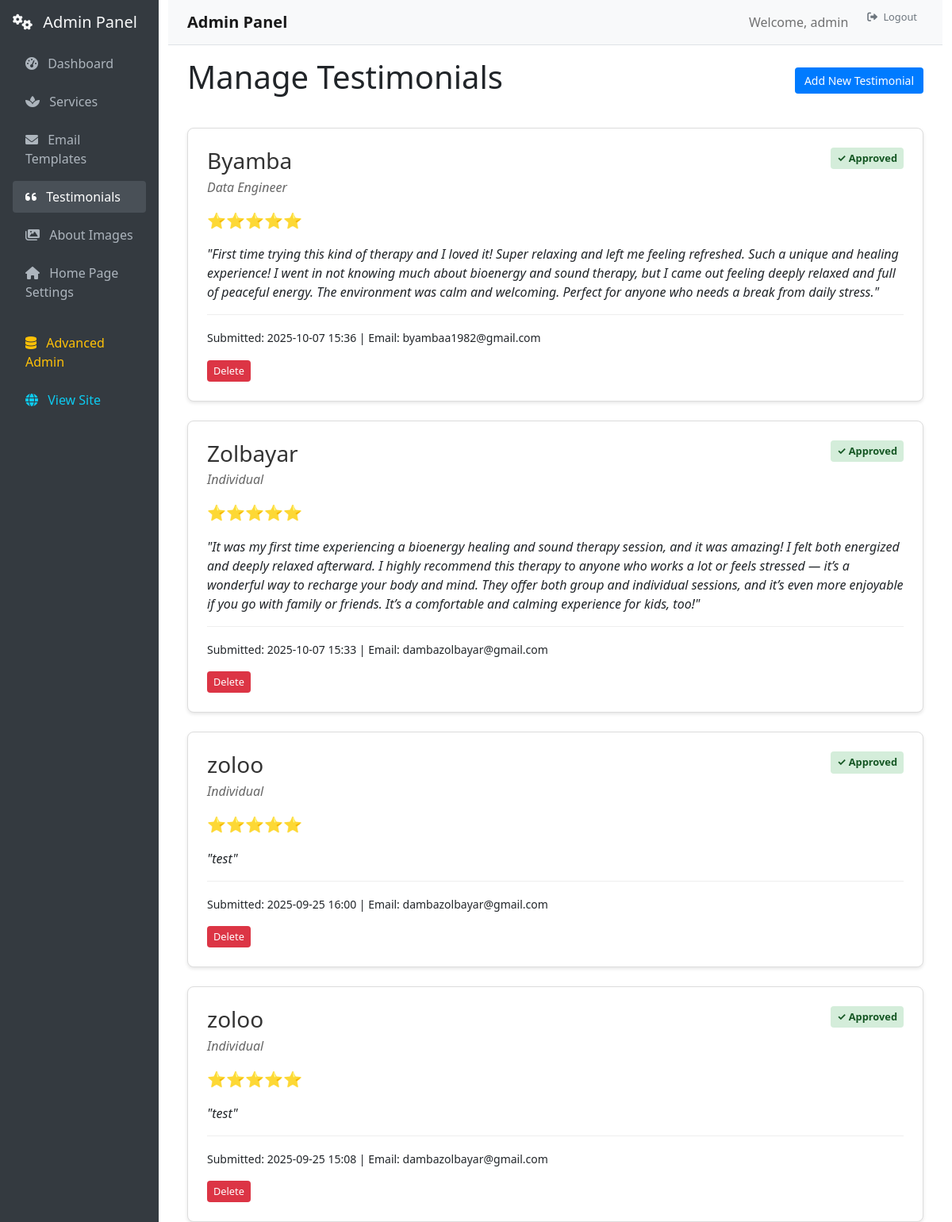
The page /web_admin/testimonials (signed in) on the database its author committed.
### db/models.py (models this page shows, shortened)
class User(db.Model, UserMixin):
    __tablename__ = 'users'
    id = db.Column(db.Integer, primary_key=True, autoincrement=True)
    is_paid = db.Column(db.Boolean, default=False)
    username = db.Column(db.String(80), nullable=False, unique=True)
    email = db.Column(db.String(120), nullable=False, unique=True)
    password = db.Column(db.String(128), nullable=False)
    role_id = db.Column(db.Integer, db.ForeignKey('roles.id'), nullable=False)
    role = db.relationship('Role', backref=db.backref('users', lazy=True))
    created_at = db.Column(db.DateTime, default=db.func.now())
    updated_at = db.Column(db.DateTime, default=db.func.now(), onupdate=db.func.now())

class Testimonial(db.Model):
    __tablename__ = "testimonials"
    id = db.Column(db.Integer, primary_key=True)
    client_name = db.Column(db.String(100), nullable=False)
    client_title = db.Column(db.String(100), nullable=True)  # Job title or profession
    testimonial_text = db.Column(db.Text, nullable=False)
    rating = db.Column(db.Integer, nullable=False, default=5)  # 1-5 star rating
    is_approved = db.Column(db.Boolean, default=False, nullable=False)  # Admin approval
    is_featured = db.Column(db.Boolean, default=False, nullable=False)  # Show on homepage
    email = db.Column(db.String(120), nullable=True)  # Optional client email
    created_at = db.Column(db.DateTime, default=db.func.now())
    updated_at = db.Column(db.DateTime, default=db.func.now(), onupdate=db.func.now())
    approved_at = db.Column(db.DateTime, nullable=True)
    approved_by = db.Column(db.Integer, db.ForeignKey('users.id'), nullable=True)
    approver = db.relationship('User', backref=db.backref('approved_testimonials', lazy=True))
    def get_star_display(self):
        return "⭐" * self.rating

### routes/web_admin.py (the view)
@web_admin_bp.route('/testimonials')
@admin_required
def admin_testimonials():
    testimonials = Testimonial.query.order_by(Testimonial.created_at.desc()).all()
    return render_template('admin/testimonials.html', testimonials=testimonials)

### routes/web_admin.py (called while the page is built)
def admin_required(f):
    @wraps(f)
    @login_required
    def decorated_function(*args, **kwargs):
        if not current_user.is_authenticated or current_user.role.name != 'admin':
            flash('Admin access required.', 'error')
            return redirect(url_for('main.home'))
        return f(*args, **kwargs)
    return decorated_function

### templates/admin/testimonials.html (shortened to what this page needs)
{% extends "admin/base.html" %}
{% block content %}
<div class="admin-header">
    <h1>Manage Testimonials</h1>
    <a href="{{ url_for('web_admin_panel.create_testimonial') }}" class="btn btn-primary">Add New Testimonial</a>
</div>
<div class="testimonials-grid">
    {% for testimonial in testimonials %}
    <div class="testimonial-admin-card">
        <div class="testimonial-header">
            <div class="client-info">
                <h3>{{ testimonial.client_name }}</h3>
                {% if testimonial.client_title %}
                <p class="client-title">{{ testimonial.client_title }}</p>
                {% endif %}
            </div>
            <div class="testimonial-status">
                {% if testimonial.is_approved %}
                    <span class="status-badge approved">✓ Approved</span>
                {% else %}
                    <span class="status-badge pending">⏳ Pending</span>
                {% endif %}
            </div>
        </div>
        <div class="rating">
            {{ testimonial.get_star_display() }}
        </div>
        <div class="testimonial-text">
            <p>"{{ testimonial.testimonial_text }}"</p>
        </div>
        <div class="testimonial-meta">
            <small>
                Submitted: {{ testimonial.created_at.strftime('%Y-%m-%d %H:%M') }}
                {% if testimonial.email %}
                | Email: {{ testimonial.email }}
                {% endif %}
            </small>
        </div>
        <div class="testimonial-actions">
            <form method="POST" action="{{ url_for('web_admin_panel.delete_testimonial', testimonial_id=testimonial.id) }}" style="display: inline;">
                <button type="submit" class="btn btn-danger btn-sm" onclick="return confirm('Delete this testimonial permanently?')">Delete</button>
            </form>
        </div>
    </div>
    {% endfor %}
</div>
{% endblock %}

### templates/admin/base.html (shortened to what this page needs)
<!DOCTYPE html>
<html lang="en">
<head>
    <link href="https://cdn.jsdelivr.net/npm/bootstrap@5.1.3/dist/css/bootstrap.min.css" rel="stylesheet">
    <link href="https://cdnjs.cloudflare.com/ajax/libs/font-awesome/6.0.0/css/all.min.css" rel="stylesheet">
</head>
<body>
    <div class="container-fluid">
        <div class="row">
            <nav class="col-md-3 col-lg-2 sidebar p-3">
                <div class="mb-3">
                    <h5 class="text-light">
                        <i class="fas fa-cogs me-2"></i>
                        Admin Panel
                    </h5>
                </div>
                <ul class="nav flex-column">
                    <li class="nav-item">
                        <a class="nav-link {% if request.endpoint == 'web_admin_panel.web_admin_panel' %}active{% endif %}"
                           href="{{ url_for('web_admin_panel.web_admin_panel') }}">
                            <i class="fas fa-tachometer-alt me-2"></i>
                            Dashboard
                        </a>
                    </li>
                    <li class="nav-item">
                        <a class="nav-link {% if request.endpoint == 'web_admin_panel.admin_services' %}active{% endif %}"
                           href="{{ url_for('web_admin_panel.admin_services') }}">
                            <i class="fas fa-spa me-2"></i>
                            Services
                        </a>
                    </li>
                    <li class="nav-item">
                        <a class="nav-link {% if request.endpoint == 'web_admin_panel.admin_emails' %}active{% endif %}"
                           href="{{ url_for('web_admin_panel.admin_emails') }}">
                            <i class="fas fa-envelope me-2"></i>
                            Email Templates
                        </a>
                    </li>
                    <li class="nav-item">
                        <a class="nav-link {% if request.endpoint == 'web_admin_panel.admin_testimonials' %}active{% endif %}"
                           href="{{ url_for('web_admin_panel.admin_testimonials') }}">
                            <i class="fas fa-quote-left me-2"></i>
                            Testimonials
                        </a>
                    </li>
                    <li class="nav-item">
                        <a class="nav-link {% if request.endpoint in ['web_admin_panel.admin_about_images', 'web_admin_panel.edit_about_image', 'web_admin_panel.create_about_image'] %}active{% endif %}"
                           href="{{ url_for('web_admin_panel.admin_about_images') }}">
                            <i class="fas fa-images me-2"></i>
                            About Images
                        </a>
                    </li>
                    <li class="nav-item">
                        <a class="nav-link {% if request.endpoint == 'web_admin_panel.admin_settings' %}active{% endif %}"
                           href="{{ url_for('web_admin_panel.admin_settings') }}">
                            <i class="fas fa-home me-2"></i>
                            Home Page Settings
                        </a>
                    </li>
                    <li class="nav-item mt-3">
                        <a class="nav-link text-warning" href="/admin/">
                            <i class="fas fa-database me-2"></i>
                            Advanced Admin
                        </a>
                    </li>
                    <li class="nav-item">
                        <a class="nav-link text-info" href="{{ url_for('main.home') }}">
                            <i class="fas fa-globe me-2"></i>
                            View Site
                        </a>
                    </li>
                </ul>
            </nav>
            <main class="col-md-9 col-lg-10 main-content">
                <nav class="navbar navbar-expand-lg navbar-light bg-light border-bottom">
                    <div class="container-fluid">
                        <span class="navbar-brand mb-0 h1">
                            {% block page_title %}Admin Panel{% endblock %}
                        </span>
                        <div class="navbar-nav ms-auto">
                            <span class="navbar-text me-3">
                                Welcome, {{ current_user.username }}
                            </span>
                            <a class="btn btn-outline-secondary btn-sm" href="/api/logout" onclick="handleLogout(event)">
                                <i class="fas fa-sign-out-alt me-1"></i>
                                Logout
                            </a>
                        </div>
                    </div>
                </nav>
                <div class="container-fluid mt-3">
                    {% block content %}{% endblock %}
                </div>
            </main>
        </div>
    </div>
</body>
</html>

### templates/admin/base.html (style rules this page uses)
.sidebar { min-height: 100vh; background: #343a40; }
.sidebar .nav-link { color: #adb5bd; border-radius: 0.25rem; margin: 0.25rem 0; }
.sidebar .nav-link:hover, .sidebar .nav-link.active { color: #fff; background-color: #495057; }
.main-content { min-height: 100vh; }
.navbar-brand { font-weight: bold; }

### templates/admin/testimonials.html (style rules this page uses)
.admin-header { display: flex; justify-content: space-between; align-items: center; margin-bottom: 2rem; }
.testimonials-grid { display: grid; gap: 1.5rem; }
.testimonial-admin-card { background: white; border: 1px solid #ddd; border-radius: 8px; padding: 1.5rem; box-shadow: 0 2px 4px rgba(0,0,0,0.1); }
.testimonial-header { display: flex; justify-content: space-between; align-items: flex-start; margin-bottom: 1rem; }
.client-info h3 { margin: 0; color: #333; }
.client-title { margin: 0.25rem 0 0 0; color: #666; font-style: italic; }
.testimonial-status { display: flex; gap: 0.5rem; flex-wrap: wrap; }
.status-badge { padding: 0.25rem 0.5rem; border-radius: 4px; font-size: 0.8rem; font-weight: bold; }
.status-badge.approved { background: #d4edda; color: #155724; }
.rating { font-size: 1.2rem; margin-bottom: 1rem; }
.testimonial-text { margin-bottom: 1rem; font-style: italic; }
.testimonial-meta { margin-bottom: 1rem; padding-top: 1rem; border-top: 1px solid #eee; }
.testimonial-actions { display: flex; gap: 0.5rem; flex-wrap: wrap; }
.btn { padding: 0.375rem 0.75rem; border: none; border-radius: 4px; cursor: pointer; text-decoration: none; font-size: 0.875rem; }
.btn-primary { background: #007bff; color: white; }
.btn-danger { background: #dc3545; color: white; }
.btn-sm { padding: 0.25rem 0.5rem; font-size: 0.8rem; }

### rows shown on the page
User: username "admin"
Testimonial: client_name "Byamba", client_title "Data Engineer", is_approved "✓ Approved", star "⭐⭐⭐⭐⭐", testimonial_text "First time trying this kind of therapy and I loved it! Super relaxing and left me feeling refreshed. Such a unique and healing experience! I went in not knowing much about bioenergy and sound therapy, but I came out feeling deeply relaxed and full of peaceful energy. The environment was calm and welcoming. Perfect for anyone who needs a break from daily stress.", created_at "2025-10-07 15:36", email "byambaa1982@gmail.com"
Testimonial: client_name "Zolbayar", client_title "Individual", is_approved "✓ Approved", star "⭐⭐⭐⭐⭐", testimonial_text "It was my first time experiencing a bioenergy healing and sound therapy session, and it was amazing! I felt both energized and deeply relaxed afterward. I highly recommend this therapy to anyone who works a lot or feels stressed — it’s a wonderful way to recharge your body and mind. They offer both group and individual sessions, and it’s even more enjoyable if you go with family or friends. It’s a comfortable and calming experience for kids, too!", created_at "2025-10-07 15:33", email "dambazolbayar@gmail.com"
Testimonial: client_name "zoloo", client_title "Individual", is_approved "✓ Approved", star "⭐⭐⭐⭐⭐", testimonial_text "test", created_at "2025-09-25 16:00", email "dambazolbayar@gmail.com"
Testimonial: client_name "zoloo", client_title "Individual", is_approved "✓ Approved", star "⭐⭐⭐⭐⭐", testimonial_text "test", created_at "2025-09-25 15:08", email "dambazolbayar@gmail.com"
